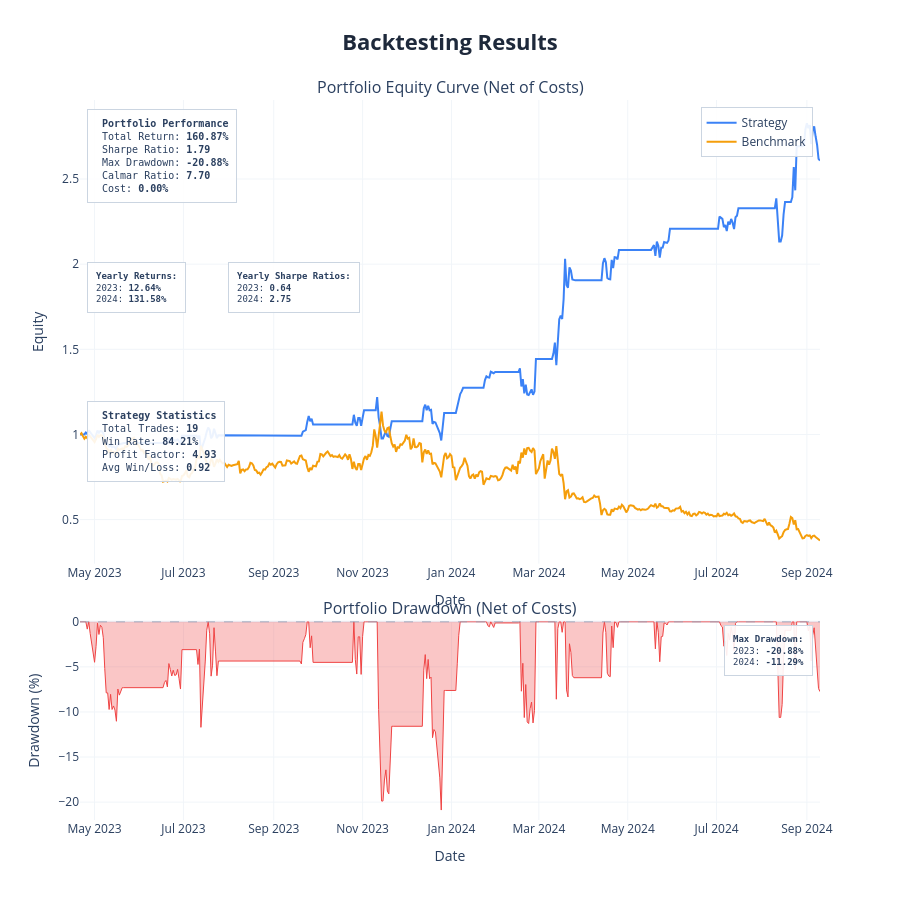

Notebook cell for this chart:
### Markdown cell above
---
## Backtest

| Parameter | Options | Default |
|---|---|---|
| `cost` | Cost per trade as decimal — `0.001` = 0.1% | `0.0` |
| `show_plot` | `True` / `False` | `True` |
| `save_html` | Filename string or `None` | `None` |
| `show_trades` | Overlay entry/exit markers on price chart | `False` |
| `benchmark_data` | DataFrame with `Close` column for buy & hold comparison | same asset |

### Code cell
results = backtest(
    data=pair_df,
    cost=0.0,
    show_plot=True,
    save_html=None,
    show_trades=False,
    benchmark_data=None
)

print(f"Pair: {Y} vs {X}")
print(f"Return        {results['total_return']*100:>8.2f}%")
print(f"Sharpe        {results['sharpe_ratio']:>8.2f}")
print(f"Max Drawdown  {results['max_drawdown']*100:>8.2f}%")
print(f"Calmar        {results['calmar_ratio']:>8.2f}")
print(f"Trades        {results['num_trades']:>8}")
print(f"Win Rate      {results['win_rate']*100:>8.2f}%")
print(f"Profit Factor {results['profit_factor']:>8.2f}")

### Figure 1 — Plotly figure (JSON) as saved in the notebook; plotly's stock layout.template omitted (floating-point values rounded to 4 significant figures; data arrays with more than 128 entries replaced by an {"elided": "..."} marker saying what was removed)
{"data": [{"hovertemplate": "<b>Strategy</b><br>Date: %{x}<br>Equity: %{y:.4f}<extra></extra>", "line": {"color": "#3b82f6", "width": 2}, "mode": "lines", "name": "Strategy", "type": "scatter", "x": {"elided": "509 str values"}, "xaxis": "x", "y": {"elided": "509 float values"}, "yaxis": "y"}, {"hovertemplate": "<b>Benchmark</b><br>Date: %{x}<br>Equity: %{y:.4f}<extra></extra>", "line": {"color": "#f59e0b", "width": 2}, "mode": "lines", "name": "Benchmark", "type": "scatter", "x": {"elided": "509 str values"}, "xaxis": "x", "y": {"elided": "509 float values"}, "yaxis": "y"}, {"fill": "tozeroy", "fillcolor": "rgba(239, 68, 68, 0.3)", "hovertemplate": "<b>Drawdown</b><br>Date: %{x}<br>Drawdown: %{y:.2f}%<extra></extra>", "line": {"color": "#ef4444", "width": 1}, "mode": "lines", "name": "Drawdown", "showlegend": false, "type": "scatter", "x": {"elided": "509 str values"}, "xaxis": "x2", "y": {"elided": "509 float values"}, "yaxis": "y2"}], "layout": {"annotations": [{"font": {"size": 16}, "showarrow": false, "text": "Portfolio Equity Curve (Net of Costs)", "x": 0.5, "xanchor": "center", "xref": "paper", "y": 1, "yanchor": "bottom", "yref": "paper"}, {"font": {"size": 16}, "showarrow": false, "text": "Portfolio Drawdown (Net of Costs)", "x": 0.5, "xanchor": "center", "xref": "paper", "y": 0.276, "yanchor": "bottom", "yref": "paper"}, {"align": "left", "bgcolor": "rgba(255, 255, 255, 0.9)", "bordercolor": "#cbd5e1", "borderpad": 8, "borderwidth": 1, "font": {"family": "monospace", "size": 10}, "showarrow": false, "text": "\n<b>Portfolio Performance</b><br>\nTotal Return: <b>160.87%</b><br>\nSharpe Ratio: <b>1.79</b><br>\nMax Drawdown: <b>-20.88%</b><br>\nCalmar Ratio: <b>7.70</b><br>\nCost: <b>0.00%</b>\n", "x": 0.01, "xanchor": "left", "xref": "x domain", "y": 0.98, "yanchor": "top", "yref": "y domain"}, {"align": "left", "bgcolor": "rgba(255, 255, 255, 0.9)", "bordercolor": "#cbd5e1", "borderpad": 8, "borderwidth": 1, "font": {"family": "monospace", "size": 9}, "showarrow": false, "text": "<b>Yearly Returns:</b><br>2023: <b>12.64%</b><br>2024: <b>131.58%</b><br>", "x": 0.01, "xanchor": "left", "xref": "x domain", "y": 0.65, "yanchor": "top", "yref": "y domain"}, {"align": "left", "bgcolor": "rgba(255, 255, 255, 0.9)", "bordercolor": "#cbd5e1", "borderpad": 8, "borderwidth": 1, "font": {"family": "monospace", "size": 9}, "showarrow": false, "text": "<b>Yearly Sharpe Ratios:</b><br>2023: <b>0.64</b><br>2024: <b>2.75</b><br>", "x": 0.2, "xanchor": "left", "xref": "x domain", "y": 0.65, "yanchor": "top", "yref": "y domain"}, {"align": "left", "bgcolor": "rgba(255, 255, 255, 0.9)", "bordercolor": "#cbd5e1", "borderpad": 8, "borderwidth": 1, "font": {"family": "monospace", "size": 10}, "showarrow": false, "text": "\n<b>Strategy Statistics</b><br>\nTotal Trades: <b>19</b><br>\nWin Rate: <b>84.21%</b><br>\nProfit Factor: <b>4.93</b><br>\nAvg Win/Loss: <b>0.92</b>\n", "x": 0.01, "xanchor": "left", "xref": "x domain", "y": 0.35, "yanchor": "top", "yref": "y domain"}, {"align": "left", "bgcolor": "rgba(255, 255, 255, 0.9)", "bordercolor": "#cbd5e1", "borderpad": 8, "borderwidth": 1, "font": {"family": "monospace", "size": 9}, "showarrow": false, "text": "<b>Max Drawdown:</b><br>2023: <b>-20.88%</b><br>2024: <b>-11.29%</b><br>", "x": 0.99, "xanchor": "right", "xref": "x2 domain", "y": 0.98, "yanchor": "top", "yref": "y2 domain"}], "height": 900, "hovermode": "x unified", "legend": {"bgcolor": "rgba(255,255,255,0.9)", "bordercolor": "#cbd5e1", "borderwidth": 1, "x": 0.99, "xanchor": "right", "y": 0.99, "yanchor": "top"}, "shapes": [{"line": {"color": "#94a3b8", "dash": "dash", "width": 1}, "type": "line", "x0": 0, "x1": 1, "xref": "x2 domain", "y0": 0, "y1": 0, "yref": "y2"}], "showlegend": true, "title": {"font": {"color": "#1E293B", "size": 22}, "text": "<b>Backtesting Results</b>", "x": 0.5, "xanchor": "center"}, "xaxis": {"anchor": "y", "domain": [0, 1], "gridcolor": "#f1f5f9", "gridwidth": 1, "showgrid": true, "title": {"text": "Date"}}, "xaxis2": {"anchor": "y2", "domain": [0, 1], "gridcolor": "#f1f5f9", "gridwidth": 1, "showgrid": true, "title": {"text": "Date"}}, "yaxis": {"anchor": "x", "domain": [0.356, 1], "gridcolor": "#f1f5f9", "gridwidth": 1, "showgrid": true, "title": {"text": "Equity"}}, "yaxis2": {"anchor": "x2", "domain": [0, 0.276], "gridcolor": "#f1f5f9", "gridwidth": 1, "showgrid": true, "title": {"text": "Drawdown (%)"}}}}
